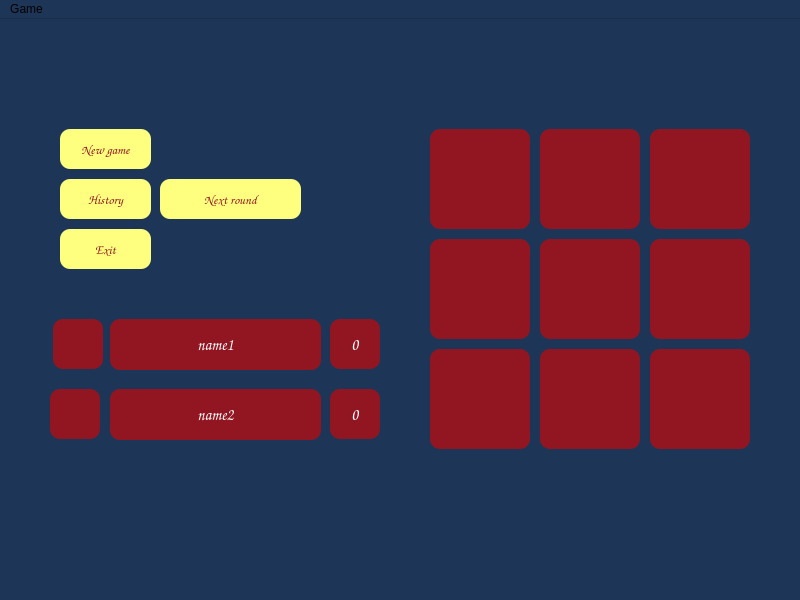
<?xml version="1.0" encoding="UTF-8"?>
<ui version="4.0">
 <class>CourtGame</class>
 <widget class="QMainWindow" name="CourtGame">
  <property name="geometry">
   <rect>
    <x>0</x>
    <y>0</y>
    <width>800</width>
    <height>600</height>
   </rect>
  </property>
  <property name="maximumSize">
   <size>
    <width>800</width>
    <height>600</height>
   </size>
  </property>
  <property name="palette">
   <palette>
    <active>
     <colorrole role="WindowText">
      <brush brushstyle="SolidPattern">
       <color alpha="255">
        <red>255</red>
        <green>255</green>
        <blue>255</blue>
       </color>
      </brush>
     </colorrole>
     <colorrole role="Button">
      <brush brushstyle="SolidPattern">
       <color alpha="255">
        <red>29</red>
        <green>53</green>
        <blue>87</blue>
       </color>
      </brush>
     </colorrole>
     <colorrole role="Light">
      <brush brushstyle="SolidPattern">
       <color alpha="255">
        <red>43</red>
        <green>80</green>
        <blue>130</blue>
       </color>
      </brush>
     </colorrole>
     <colorrole role="Midlight">
      <brush brushstyle="SolidPattern">
       <color alpha="255">
        <red>36</red>
        <green>66</green>
        <blue>108</blue>
       </color>
      </brush>
     </colorrole>
     <colorrole role="Dark">
      <brush brushstyle="SolidPattern">
       <color alpha="255">
        <red>14</red>
        <green>26</green>
        <blue>43</blue>
       </color>
      </brush>
     </colorrole>
     <colorrole role="Mid">
      <brush brushstyle="SolidPattern">
       <color alpha="255">
        <red>19</red>
        <green>35</green>
        <blue>58</blue>
       </color>
      </brush>
     </colorrole>
     <colorrole role="Text">
      <brush brushstyle="SolidPattern">
       <color alpha="255">
        <red>255</red>
        <green>255</green>
        <blue>255</blue>
       </color>
      </brush>
     </colorrole>
     <colorrole role="BrightText">
      <brush brushstyle="SolidPattern">
       <color alpha="255">
        <red>255</red>
        <green>255</green>
        <blue>255</blue>
       </color>
      </brush>
     </colorrole>
     <colorrole role="ButtonText">
      <brush brushstyle="SolidPattern">
       <color alpha="255">
        <red>0</red>
        <green>0</green>
        <blue>0</blue>
       </color>
      </brush>
     </colorrole>
     <colorrole role="Base">
      <brush brushstyle="SolidPattern">
       <color alpha="255">
        <red>0</red>
        <green>0</green>
        <blue>0</blue>
       </color>
      </brush>
     </colorrole>
     <colorrole role="Window">
      <brush brushstyle="SolidPattern">
       <color alpha="255">
        <red>29</red>
        <green>53</green>
        <blue>87</blue>
       </color>
      </brush>
     </colorrole>
     <colorrole role="Shadow">
      <brush brushstyle="SolidPattern">
       <color alpha="255">
        <red>0</red>
        <green>0</green>
        <blue>0</blue>
       </color>
      </brush>
     </colorrole>
     <colorrole role="AlternateBase">
      <brush brushstyle="SolidPattern">
       <color alpha="255">
        <red>14</red>
        <green>26</green>
        <blue>43</blue>
       </color>
      </brush>
     </colorrole>
     <colorrole role="ToolTipBase">
      <brush brushstyle="SolidPattern">
       <color alpha="255">
        <red>255</red>
        <green>255</green>
        <blue>220</blue>
       </color>
      </brush>
     </colorrole>
     <colorrole role="ToolTipText">
      <brush brushstyle="SolidPattern">
       <color alpha="255">
        <red>0</red>
        <green>0</green>
        <blue>0</blue>
       </color>
      </brush>
     </colorrole>
     <colorrole role="PlaceholderText">
      <brush brushstyle="SolidPattern">
       <color alpha="128">
        <red>255</red>
        <green>255</green>
        <blue>255</blue>
       </color>
      </brush>
     </colorrole>
    </active>
    <inactive>
     <colorrole role="WindowText">
      <brush brushstyle="SolidPattern">
       <color alpha="255">
        <red>255</red>
        <green>255</green>
        <blue>255</blue>
       </color>
      </brush>
     </colorrole>
     <colorrole role="Button">
      <brush brushstyle="SolidPattern">
       <color alpha="255">
        <red>29</red>
        <green>53</green>
        <blue>87</blue>
       </color>
      </brush>
     </colorrole>
     <colorrole role="Light">
      <brush brushstyle="SolidPattern">
       <color alpha="255">
        <red>43</red>
        <green>80</green>
        <blue>130</blue>
       </color>
      </brush>
     </colorrole>
     <colorrole role="Midlight">
      <brush brushstyle="SolidPattern">
       <color alpha="255">
        <red>36</red>
        <green>66</green>
        <blue>108</blue>
       </color>
      </brush>
     </colorrole>
     <colorrole role="Dark">
      <brush brushstyle="SolidPattern">
       <color alpha="255">
        <red>14</red>
        <green>26</green>
        <blue>43</blue>
       </color>
      </brush>
     </colorrole>
     <colorrole role="Mid">
      <brush brushstyle="SolidPattern">
       <color alpha="255">
        <red>19</red>
        <green>35</green>
        <blue>58</blue>
       </color>
      </brush>
     </colorrole>
     <colorrole role="Text">
      <brush brushstyle="SolidPattern">
       <color alpha="255">
        <red>255</red>
        <green>255</green>
        <blue>255</blue>
       </color>
      </brush>
     </colorrole>
     <colorrole role="BrightText">
      <brush brushstyle="SolidPattern">
       <color alpha="255">
        <red>255</red>
        <green>255</green>
        <blue>255</blue>
       </color>
      </brush>
     </colorrole>
     <colorrole role="ButtonText">
      <brush brushstyle="SolidPattern">
       <color alpha="255">
        <red>0</red>
        <green>0</green>
        <blue>0</blue>
       </color>
      </brush>
     </colorrole>
     <colorrole role="Base">
      <brush brushstyle="SolidPattern">
       <color alpha="255">
        <red>0</red>
        <green>0</green>
        <blue>0</blue>
       </color>
      </brush>
     </colorrole>
     <colorrole role="Window">
      <brush brushstyle="SolidPattern">
       <color alpha="255">
        <red>29</red>
        <green>53</green>
        <blue>87</blue>
       </color>
      </brush>
     </colorrole>
     <colorrole role="Shadow">
      <brush brushstyle="SolidPattern">
       <color alpha="255">
        <red>0</red>
        <green>0</green>
        <blue>0</blue>
       </color>
      </brush>
     </colorrole>
     <colorrole role="AlternateBase">
      <brush brushstyle="SolidPattern">
       <color alpha="255">
        <red>14</red>
        <green>26</green>
        <blue>43</blue>
       </color>
      </brush>
     </colorrole>
     <colorrole role="ToolTipBase">
      <brush brushstyle="SolidPattern">
       <color alpha="255">
        <red>255</red>
        <green>255</green>
        <blue>220</blue>
       </color>
      </brush>
     </colorrole>
     <colorrole role="ToolTipText">
      <brush brushstyle="SolidPattern">
       <color alpha="255">
        <red>0</red>
        <green>0</green>
        <blue>0</blue>
       </color>
      </brush>
     </colorrole>
     <colorrole role="PlaceholderText">
      <brush brushstyle="SolidPattern">
       <color alpha="128">
        <red>255</red>
        <green>255</green>
        <blue>255</blue>
       </color>
      </brush>
     </colorrole>
    </inactive>
    <disabled>
     <colorrole role="WindowText">
      <brush brushstyle="SolidPattern">
       <color alpha="255">
        <red>14</red>
        <green>26</green>
        <blue>43</blue>
       </color>
      </brush>
     </colorrole>
     <colorrole role="Button">
      <brush brushstyle="SolidPattern">
       <color alpha="255">
        <red>29</red>
        <green>53</green>
        <blue>87</blue>
       </color>
      </brush>
     </colorrole>
     <colorrole role="Light">
      <brush brushstyle="SolidPattern">
       <color alpha="255">
        <red>43</red>
        <green>80</green>
        <blue>130</blue>
       </color>
      </brush>
     </colorrole>
     <colorrole role="Midlight">
      <brush brushstyle="SolidPattern">
       <color alpha="255">
        <red>36</red>
        <green>66</green>
        <blue>108</blue>
       </color>
      </brush>
     </colorrole>
     <colorrole role="Dark">
      <brush brushstyle="SolidPattern">
       <color alpha="255">
        <red>14</red>
        <green>26</green>
        <blue>43</blue>
       </color>
      </brush>
     </colorrole>
     <colorrole role="Mid">
      <brush brushstyle="SolidPattern">
       <color alpha="255">
        <red>19</red>
        <green>35</green>
        <blue>58</blue>
       </color>
      </brush>
     </colorrole>
     <colorrole role="Text">
      <brush brushstyle="SolidPattern">
       <color alpha="255">
        <red>14</red>
        <green>26</green>
        <blue>43</blue>
       </color>
      </brush>
     </colorrole>
     <colorrole role="BrightText">
      <brush brushstyle="SolidPattern">
       <color alpha="255">
        <red>255</red>
        <green>255</green>
        <blue>255</blue>
       </color>
      </brush>
     </colorrole>
     <colorrole role="ButtonText">
      <brush brushstyle="SolidPattern">
       <color alpha="255">
        <red>14</red>
        <green>26</green>
        <blue>43</blue>
       </color>
      </brush>
     </colorrole>
     <colorrole role="Base">
      <brush brushstyle="SolidPattern">
       <color alpha="255">
        <red>29</red>
        <green>53</green>
        <blue>87</blue>
       </color>
      </brush>
     </colorrole>
     <colorrole role="Window">
      <brush brushstyle="SolidPattern">
       <color alpha="255">
        <red>29</red>
        <green>53</green>
        <blue>87</blue>
       </color>
      </brush>
     </colorrole>
     <colorrole role="Shadow">
      <brush brushstyle="SolidPattern">
       <color alpha="255">
        <red>0</red>
        <green>0</green>
        <blue>0</blue>
       </color>
      </brush>
     </colorrole>
     <colorrole role="AlternateBase">
      <brush brushstyle="SolidPattern">
       <color alpha="255">
        <red>29</red>
        <green>53</green>
        <blue>87</blue>
       </color>
      </brush>
     </colorrole>
     <colorrole role="ToolTipBase">
      <brush brushstyle="SolidPattern">
       <color alpha="255">
        <red>255</red>
        <green>255</green>
        <blue>220</blue>
       </color>
      </brush>
     </colorrole>
     <colorrole role="ToolTipText">
      <brush brushstyle="SolidPattern">
       <color alpha="255">
        <red>0</red>
        <green>0</green>
        <blue>0</blue>
       </color>
      </brush>
     </colorrole>
     <colorrole role="PlaceholderText">
      <brush brushstyle="SolidPattern">
       <color alpha="128">
        <red>255</red>
        <green>255</green>
        <blue>255</blue>
       </color>
      </brush>
     </colorrole>
    </disabled>
   </palette>
  </property>
  <property name="windowTitle">
   <string>MainWindow</string>
  </property>
  <property name="windowIcon">
   <iconset resource="Resorces.qrc">
    <normaloff>:/Logo/tic-tac-toe.png</normaloff>:/Logo/tic-tac-toe.png</iconset>
  </property>
  <widget class="QWidget" name="centralwidget">
   <widget class="QLabel" name="label">
    <property name="geometry">
     <rect>
      <x>110</x>
      <y>300</y>
      <width>211</width>
      <height>51</height>
     </rect>
    </property>
    <property name="font">
     <font>
      <family>Comic Sans MS</family>
      <pointsize>12</pointsize>
     </font>
    </property>
    <property name="styleSheet">
     <string notr="true">background-color: rgb(146, 22, 33);
color: rgb(255, 255, 255);
border-radius: 10px
</string>
    </property>
    <property name="text">
     <string>name1</string>
    </property>
    <property name="alignment">
     <set>Qt::AlignCenter</set>
    </property>
    <property name="margin">
     <number>7</number>
    </property>
   </widget>
   <widget class="QLabel" name="label_2">
    <property name="geometry">
     <rect>
      <x>110</x>
      <y>370</y>
      <width>211</width>
      <height>51</height>
     </rect>
    </property>
    <property name="maximumSize">
     <size>
      <width>800</width>
      <height>600</height>
     </size>
    </property>
    <property name="font">
     <font>
      <family>Comic Sans MS</family>
      <pointsize>12</pointsize>
     </font>
    </property>
    <property name="styleSheet">
     <string notr="true">background-color: rgb(146, 22, 33);
color: rgb(255, 255, 255);
border-radius: 10px
</string>
    </property>
    <property name="text">
     <string>name2</string>
    </property>
    <property name="alignment">
     <set>Qt::AlignCenter</set>
    </property>
    <property name="margin">
     <number>7</number>
    </property>
   </widget>
   <widget class="QPushButton" name="pushButton">
    <property name="geometry">
     <rect>
      <x>430</x>
      <y>110</y>
      <width>100</width>
      <height>100</height>
     </rect>
    </property>
    <property name="cursor">
     <cursorShape>PointingHandCursor</cursorShape>
    </property>
    <property name="styleSheet">
     <string notr="true">background-color: rgb(146, 22, 33);
border-radius: 10px
</string>
    </property>
    <property name="text">
     <string/>
    </property>
    <property name="iconSize">
     <size>
      <width>100</width>
      <height>100</height>
     </size>
    </property>
   </widget>
   <widget class="QPushButton" name="pushButton_2">
    <property name="geometry">
     <rect>
      <x>540</x>
      <y>110</y>
      <width>100</width>
      <height>100</height>
     </rect>
    </property>
    <property name="cursor">
     <cursorShape>PointingHandCursor</cursorShape>
    </property>
    <property name="styleSheet">
     <string notr="true">background-color: rgb(146, 22, 33);
border-radius: 10px
</string>
    </property>
    <property name="text">
     <string/>
    </property>
    <property name="iconSize">
     <size>
      <width>100</width>
      <height>100</height>
     </size>
    </property>
   </widget>
   <widget class="QPushButton" name="pushButton_3">
    <property name="geometry">
     <rect>
      <x>650</x>
      <y>110</y>
      <width>100</width>
      <height>100</height>
     </rect>
    </property>
    <property name="cursor">
     <cursorShape>PointingHandCursor</cursorShape>
    </property>
    <property name="styleSheet">
     <string notr="true">background-color: rgb(146, 22, 33);
border-radius: 10px
</string>
    </property>
    <property name="text">
     <string/>
    </property>
    <property name="iconSize">
     <size>
      <width>100</width>
      <height>100</height>
     </size>
    </property>
   </widget>
   <widget class="QPushButton" name="pushButton_4">
    <property name="geometry">
     <rect>
      <x>430</x>
      <y>220</y>
      <width>100</width>
      <height>100</height>
     </rect>
    </property>
    <property name="cursor">
     <cursorShape>PointingHandCursor</cursorShape>
    </property>
    <property name="styleSheet">
     <string notr="true">background-color: rgb(146, 22, 33);
border-radius: 10px
</string>
    </property>
    <property name="text">
     <string/>
    </property>
    <property name="iconSize">
     <size>
      <width>100</width>
      <height>100</height>
     </size>
    </property>
   </widget>
   <widget class="QPushButton" name="pushButton_5">
    <property name="geometry">
     <rect>
      <x>540</x>
      <y>220</y>
      <width>100</width>
      <height>100</height>
     </rect>
    </property>
    <property name="cursor">
     <cursorShape>PointingHandCursor</cursorShape>
    </property>
    <property name="styleSheet">
     <string notr="true">background-color: rgb(146, 22, 33);
border-radius: 10px
</string>
    </property>
    <property name="text">
     <string/>
    </property>
    <property name="iconSize">
     <size>
      <width>100</width>
      <height>100</height>
     </size>
    </property>
   </widget>
   <widget class="QPushButton" name="pushButton_6">
    <property name="geometry">
     <rect>
      <x>650</x>
      <y>220</y>
      <width>100</width>
      <height>100</height>
     </rect>
    </property>
    <property name="cursor">
     <cursorShape>PointingHandCursor</cursorShape>
    </property>
    <property name="styleSheet">
     <string notr="true">background-color: rgb(146, 22, 33);
border-radius: 10px
</string>
    </property>
    <property name="text">
     <string/>
    </property>
    <property name="iconSize">
     <size>
      <width>100</width>
      <height>100</height>
     </size>
    </property>
   </widget>
   <widget class="QPushButton" name="pushButton_7">
    <property name="geometry">
     <rect>
      <x>430</x>
      <y>330</y>
      <width>100</width>
      <height>100</height>
     </rect>
    </property>
    <property name="cursor">
     <cursorShape>PointingHandCursor</cursorShape>
    </property>
    <property name="styleSheet">
     <string notr="true">background-color: rgb(146, 22, 33);
border-radius: 10px
</string>
    </property>
    <property name="text">
     <string/>
    </property>
    <property name="iconSize">
     <size>
      <width>100</width>
      <height>100</height>
     </size>
    </property>
   </widget>
   <widget class="QPushButton" name="pushButton_8">
    <property name="geometry">
     <rect>
      <x>540</x>
      <y>330</y>
      <width>100</width>
      <height>100</height>
     </rect>
    </property>
    <property name="cursor">
     <cursorShape>PointingHandCursor</cursorShape>
    </property>
    <property name="styleSheet">
     <string notr="true">background-color: rgb(146, 22, 33);
border-radius: 10px
</string>
    </property>
    <property name="text">
     <string/>
    </property>
    <property name="iconSize">
     <size>
      <width>100</width>
      <height>100</height>
     </size>
    </property>
   </widget>
   <widget class="QPushButton" name="pushButton_9">
    <property name="geometry">
     <rect>
      <x>650</x>
      <y>330</y>
      <width>100</width>
      <height>100</height>
     </rect>
    </property>
    <property name="cursor">
     <cursorShape>PointingHandCursor</cursorShape>
    </property>
    <property name="styleSheet">
     <string notr="true">background-color: rgb(146, 22, 33);
border-radius: 10px
</string>
    </property>
    <property name="text">
     <string/>
    </property>
    <property name="iconSize">
     <size>
      <width>100</width>
      <height>100</height>
     </size>
    </property>
   </widget>
   <widget class="QPushButton" name="pushButton_10">
    <property name="geometry">
     <rect>
      <x>53</x>
      <y>300</y>
      <width>50</width>
      <height>50</height>
     </rect>
    </property>
    <property name="styleSheet">
     <string notr="true">background-color: rgb(146, 22, 33);
border-radius: 10px
</string>
    </property>
    <property name="text">
     <string/>
    </property>
    <property name="icon">
     <iconset resource="Resorces.qrc">
      <normaloff>:/shape/2.png</normaloff>:/shape/2.png</iconset>
    </property>
    <property name="iconSize">
     <size>
      <width>50</width>
      <height>50</height>
     </size>
    </property>
   </widget>
   <widget class="QPushButton" name="pushButton_11">
    <property name="geometry">
     <rect>
      <x>50</x>
      <y>370</y>
      <width>50</width>
      <height>50</height>
     </rect>
    </property>
    <property name="styleSheet">
     <string notr="true">background-color: rgb(146, 22, 33);
border-radius: 10px
</string>
    </property>
    <property name="text">
     <string/>
    </property>
    <property name="icon">
     <iconset resource="Resorces.qrc">
      <normaloff>:/shape/1.png</normaloff>:/shape/1.png</iconset>
    </property>
    <property name="iconSize">
     <size>
      <width>50</width>
      <height>50</height>
     </size>
    </property>
   </widget>
   <widget class="QPushButton" name="pushButton_12">
    <property name="enabled">
     <bool>true</bool>
    </property>
    <property name="geometry">
     <rect>
      <x>60</x>
      <y>110</y>
      <width>91</width>
      <height>40</height>
     </rect>
    </property>
    <property name="font">
     <font>
      <family>Comic Sans MS</family>
      <pointsize>10</pointsize>
      <weight>75</weight>
      <bold>true</bold>
     </font>
    </property>
    <property name="focusPolicy">
     <enum>Qt::NoFocus</enum>
    </property>
    <property name="styleSheet">
     <string notr="true">background-color: rgb(255, 255, 127);
color: rgb(146, 22, 33);
border-radius: 10px
</string>
    </property>
    <property name="text">
     <string>New game</string>
    </property>
    <property name="flat">
     <bool>false</bool>
    </property>
   </widget>
   <widget class="QPushButton" name="pushButton_13">
    <property name="enabled">
     <bool>true</bool>
    </property>
    <property name="geometry">
     <rect>
      <x>60</x>
      <y>210</y>
      <width>91</width>
      <height>40</height>
     </rect>
    </property>
    <property name="font">
     <font>
      <family>Comic Sans MS</family>
      <pointsize>10</pointsize>
      <weight>75</weight>
      <bold>true</bold>
     </font>
    </property>
    <property name="focusPolicy">
     <enum>Qt::NoFocus</enum>
    </property>
    <property name="styleSheet">
     <string notr="true">background-color: rgb(255, 255, 127);
color: rgb(146, 22, 33);
border-radius: 10px
</string>
    </property>
    <property name="text">
     <string>Exit</string>
    </property>
    <property name="flat">
     <bool>false</bool>
    </property>
   </widget>
   <widget class="QPushButton" name="pushButton_14">
    <property name="enabled">
     <bool>true</bool>
    </property>
    <property name="geometry">
     <rect>
      <x>160</x>
      <y>160</y>
      <width>141</width>
      <height>40</height>
     </rect>
    </property>
    <property name="font">
     <font>
      <family>Comic Sans MS</family>
      <pointsize>10</pointsize>
      <weight>75</weight>
      <bold>true</bold>
     </font>
    </property>
    <property name="focusPolicy">
     <enum>Qt::NoFocus</enum>
    </property>
    <property name="styleSheet">
     <string notr="true">background-color: rgb(255, 255, 127);
color: rgb(146, 22, 33);
border-radius: 10px
</string>
    </property>
    <property name="text">
     <string>Next round</string>
    </property>
    <property name="flat">
     <bool>false</bool>
    </property>
   </widget>
   <widget class="QPushButton" name="pushButton_15">
    <property name="enabled">
     <bool>true</bool>
    </property>
    <property name="geometry">
     <rect>
      <x>60</x>
      <y>160</y>
      <width>91</width>
      <height>40</height>
     </rect>
    </property>
    <property name="font">
     <font>
      <family>Comic Sans MS</family>
      <pointsize>10</pointsize>
      <weight>75</weight>
      <bold>true</bold>
     </font>
    </property>
    <property name="focusPolicy">
     <enum>Qt::NoFocus</enum>
    </property>
    <property name="styleSheet">
     <string notr="true">background-color: rgb(255, 255, 127);
color: rgb(146, 22, 33);
border-radius: 10px
</string>
    </property>
    <property name="text">
     <string>History</string>
    </property>
    <property name="flat">
     <bool>false</bool>
    </property>
   </widget>
   <widget class="QLabel" name="label_3">
    <property name="geometry">
     <rect>
      <x>330</x>
      <y>300</y>
      <width>50</width>
      <height>50</height>
     </rect>
    </property>
    <property name="font">
     <font>
      <family>Comic Sans MS</family>
      <pointsize>12</pointsize>
     </font>
    </property>
    <property name="styleSheet">
     <string notr="true">color: rgb(255, 255, 255);
background-color: rgb(146, 22, 33);
border-radius: 10px
</string>
    </property>
    <property name="text">
     <string>0</string>
    </property>
    <property name="alignment">
     <set>Qt::AlignCenter</set>
    </property>
   </widget>
   <widget class="QLabel" name="label_4">
    <property name="geometry">
     <rect>
      <x>330</x>
      <y>370</y>
      <width>50</width>
      <height>50</height>
     </rect>
    </property>
    <property name="font">
     <font>
      <family>Comic Sans MS</family>
      <pointsize>12</pointsize>
     </font>
    </property>
    <property name="styleSheet">
     <string notr="true">color: rgb(255, 255, 255);
background-color: rgb(146, 22, 33);
border-radius: 10px
</string>
    </property>
    <property name="text">
     <string>0</string>
    </property>
    <property name="alignment">
     <set>Qt::AlignCenter</set>
    </property>
   </widget>
  </widget>
  <widget class="QMenuBar" name="menubar">
   <property name="geometry">
    <rect>
     <x>0</x>
     <y>0</y>
     <width>800</width>
     <height>26</height>
    </rect>
   </property>
   <widget class="QMenu" name="menuGame">
    <property name="title">
     <string>Game</string>
    </property>
    <addaction name="actionNew"/>
    <addaction name="actionReset"/>
    <addaction name="separator"/>
    <addaction name="actionHistory"/>
    <addaction name="separator"/>
    <addaction name="actionMain_menu"/>
    <addaction name="actionExit"/>
   </widget>
   <addaction name="menuGame"/>
  </widget>
  <action name="actionNew">
   <property name="text">
    <string>New</string>
   </property>
   <property name="shortcut">
    <string>Ctrl+N</string>
   </property>
  </action>
  <action name="actionReset">
   <property name="text">
    <string>Reset</string>
   </property>
   <property name="shortcut">
    <string>Ctrl+R</string>
   </property>
  </action>
  <action name="actionHistory">
   <property name="text">
    <string>History</string>
   </property>
   <property name="shortcut">
    <string>Ctrl+H</string>
   </property>
  </action>
  <action name="actionMain_menu">
   <property name="text">
    <string>Main menu</string>
   </property>
  </action>
  <action name="actionExit">
   <property name="text">
    <string>Exit</string>
   </property>
   <property name="shortcut">
    <string>Ctrl+Q</string>
   </property>
  </action>
 </widget>
 <resources>
  <include location="Resorces.qrc"/>
 </resources>
 <connections/>
</ui>
